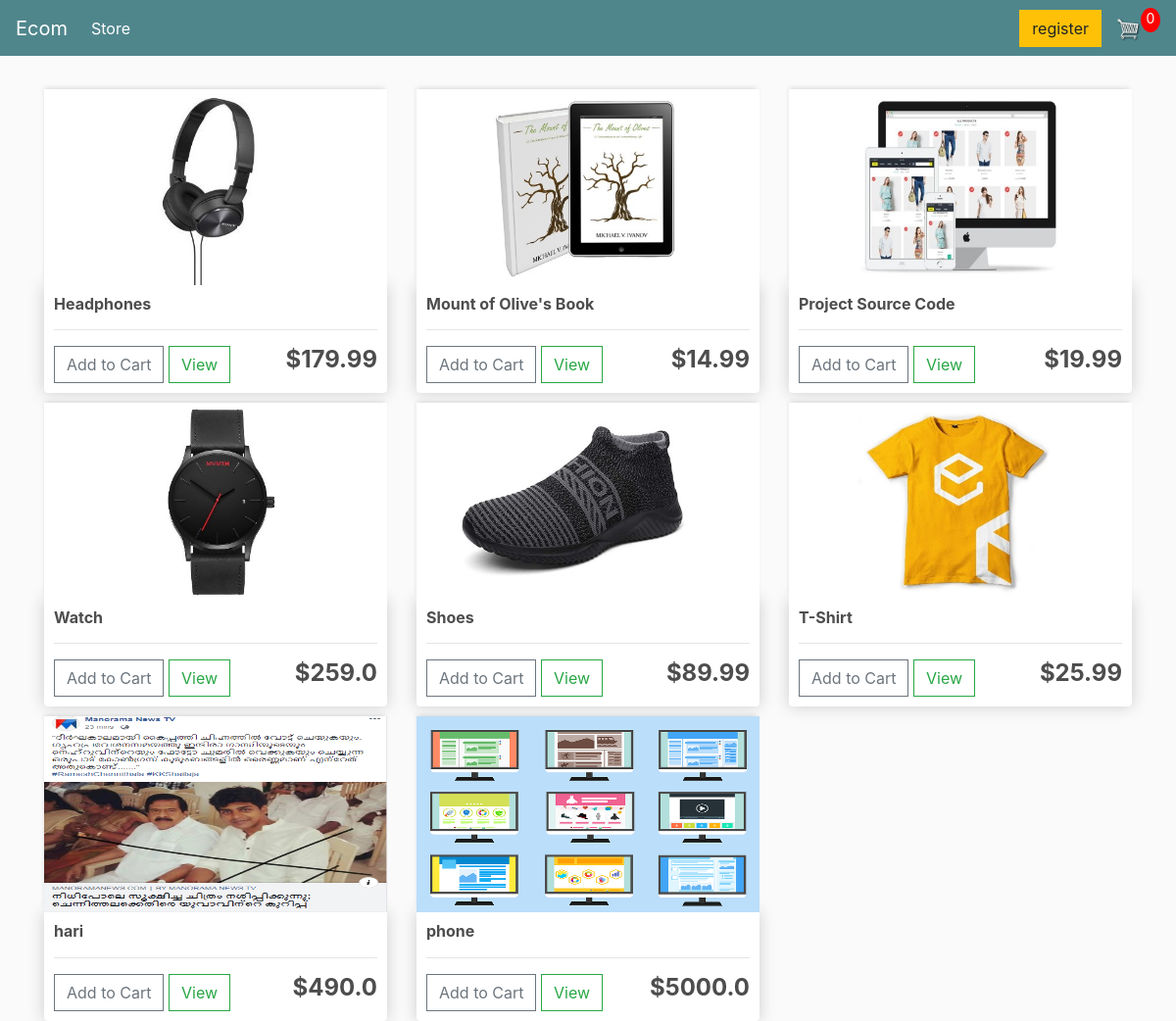
The page / on the database its author committed.
### store/models.py (models this page shows, shortened)
class Product(models.Model):
	name = models.CharField(max_length=200)
	price = models.FloatField()
	digital = models.BooleanField(default=False,null=True, blank=True)
	image = models.ImageField(null=True, blank=True)
	@property
	def imageURL(self):
		try:
			url = self.image.url
		except:
			url = ''
		return url

### store/views.py (the view)
# urls.py: path('', include('store.urls')),
def store(request):
	data = cartData(request)
	cartItems = data['cartItems']
	order = data['order']
	items = data['items']
	products = Product.objects.all()
	context = {'products':products, 'cartItems':cartItems}
	return render(request, 'store/store.html', context)

### store/utils.py (called while the page is built, shortened)
def cookieCart(request):
	try:
		cart = json.loads(request.COOKIES['cart'])
	except:
		cart = {}
		print('CART:', cart)
	items = []
	order = {'get_cart_total':0, 'get_cart_items':0, 'shipping':False}
	cartItems = order['get_cart_items']
	return {'cartItems':cartItems ,'order':order, 'items':items}

def cartData(request):
	if request.user.is_authenticated:
		customer = request.user.customer
		order, created = Order.objects.get_or_create(customer=customer, complete=False)
		items = order.orderitem_set.all()
		cartItems = order.get_cart_items
	else:
		cookieData = cookieCart(request)
		cartItems = cookieData['cartItems']
		order = cookieData['order']
		items = cookieData['items']
	return {'cartItems':cartItems ,'order':order, 'items':items}

### store/templates/store/store.html
{% extends 'store/main.html' %}
{% load static %}
{% block content %}
	<div class="row">
		{% for product in products %}
		<div class="col-lg-4">
			<img class="thumbnail" src="{{product.imageURL}}">
			<div class="box-element product">
				<h6><strong>{{product.name}}</strong></h6>
				<hr>
				<button data-product="{{product.id}}" data-action="add" class="btn btn-outline-secondary add-btn update-cart">Add to Cart</button>
				<a class="btn btn-outline-success" href="#">View</a>
				<h4 style="display: inline-block; float: right"><strong>${{product.price}}</strong></h4>
			</div>
		</div>
		{% endfor %}
	</div>
{% endblock content %}

### store/templates/store/main.html (shortened to what this page needs)
<!DOCTYPE html>
{% load static %}
<html>
<head>
	<link rel="stylesheet" href="https://stackpath.bootstrapcdn.com/bootstrap/4.4.1/css/bootstrap.min.css">
	<link rel="stylesheet" type="text/css" href="{% static 'css/main.css' %}">
</head>
<body>
	<nav class="navbar navbar-expand-lg navbar-dark bg-dark">
	  <a class="navbar-brand" href="{% url 'store' %}">Ecom</a>
	  <div class="collapse navbar-collapse" id="navbarSupportedContent">
	    <ul class="navbar-nav mr-auto">
	      <li class="nav-item active">
	        <a class="nav-link" href="{% url 'store' %}">Store <span class="sr-only">(current)</span></a>
	      </li>
	    </ul>
	    <div class="form-inline my-2 my-lg-0">
	     	<a href="/register"class="btn btn-warning">register</a>
	     	<a href="{% url 'cart' %}">
	    		<img  id="cart-icon" src="{% static 'images/cart.png' %}">
	    	</a>
	    	<p id="cart-total">{{cartItems}}</p>
	    </div>
	  </div>
	</nav>
     <div class="container">
            <br>
            {% block content %}
            {% endblock content %}
         </div>
</body>
</html>

### static/css/main.css (style rules this page uses)
body { background-color: hsl(0, 0%, 98%); }
h1,h2,h3,h4,h5,h6 { color:hsl(0, 0%, 30%); }
.box-element { box-shadow:hsl(0, 0%, 80%) 0 0 16px; background-color: #fff; border-radius: 4px; padding: 10px; }
.thumbnail { width: 100%; height: 200px; -webkit-box-shadow: -1px -3px 5px -2px rgba(214,214,214,1); -moz-box-shadow: -1px -3px 5px -2px rgba(214,214,214,1); box-shadow: -1px -3px 5px -2px rgba(214,214,214,1); }
.product { border-radius: 0 0 4px 4px; }
.bg-dark { background-color: #4f868c!important; }
#cart-icon { width:25px; display: inline-block; margin-left: 15px; }
#cart-total { display: block; text-align: center; color:#fff; background-color: red; width: 20px; height: 25px; border-radius: 50%; font-size: 14px; }
.col-lg-4, .col-lg-6, .col-lg-8, .col-lg-12 { margin-top: 10px; }
.btn { border-radius: 0; }

### rows shown on the page
Product: imageURL (picture), name "Headphones", price "179.99"
Product: imageURL (picture), name "Mount of Olive's Book", price "14.99"
Product: imageURL (picture), name "Project Source Code", price "19.99"
Product: imageURL (picture), name "Watch", price "259.0"
Product: imageURL (picture), name "Shoes", price "89.99"
Product: imageURL (picture), name "T-Shirt", price "25.99"
Product: imageURL (picture), name "hari", price "490.0"
Product: imageURL (picture), name "phone", price "5000.0"

### other values the page prints
{{ cartItems }} "0"
